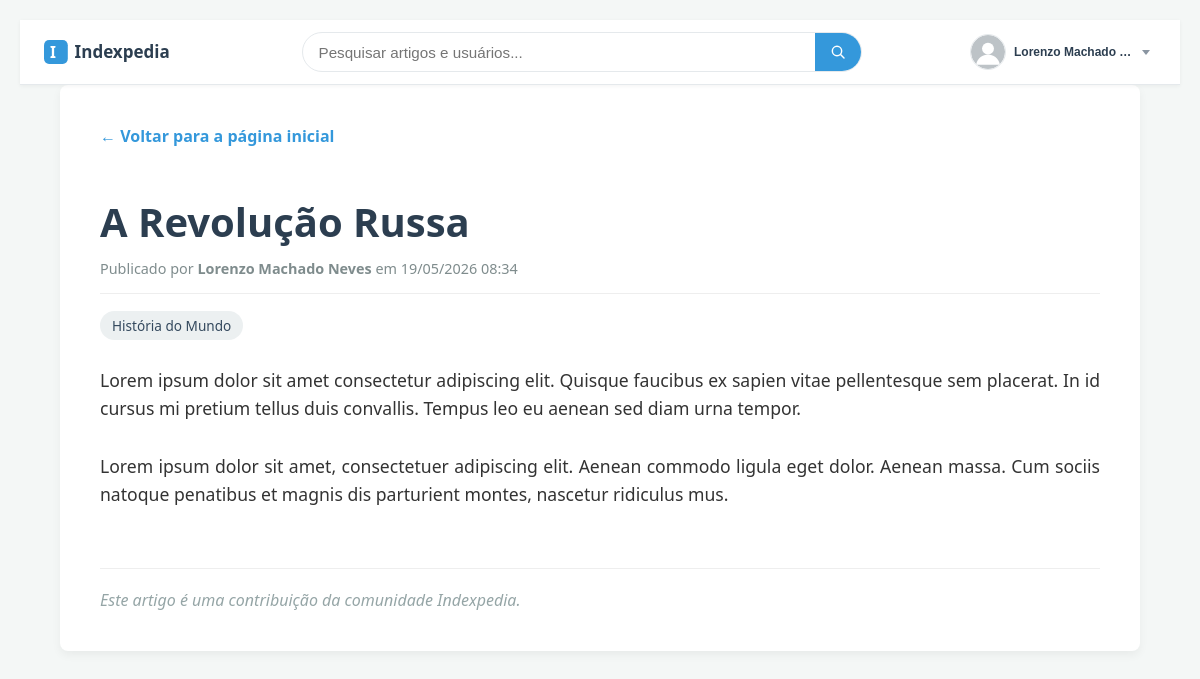
Page /assets/pages/artigo.php?id=1 (signed in) on the committed database.
### tables this page shows
CREATE TABLE `usuario` (
  `usuario_id` int(11) NOT NULL,
  `usuario_nome_fixo` varchar(50) NOT NULL,
  `usuario_nome_exibicao` varchar(255) DEFAULT `usuario_nome_fixo`,
  `usuario_email` varchar(254) NOT NULL,
  `usuario_senha` varchar(255) NOT NULL,
  `usuario_codigo_verificacao` varchar(32) DEFAULT NULL,
  `usuario_verificado` tinyint(1) NOT NULL DEFAULT 0,
  `usuario_nivel` enum('admin','curador','usuário') NOT NULL DEFAULT 'usuário',
  `usuario_foto_perfil` varchar(255) DEFAULT NULL,
  `usuario_data_criacao` datetime DEFAULT current_timestamp(),
  `usuario_data_modificacao` TIMESTAMP DEFAULT CURRENT_TIMESTAMP ON UPDATE CURRENT_TIMESTAMP,
  `usuario_ativo` tinyint(1) NOT NULL DEFAULT 1
);

CREATE TABLE `artigo` (
  `artigo_id` int(11) NOT NULL,
  `artigo_titulo` varchar(200) NOT NULL,
  `artigo_breve_descricao` varchar(300) NOT NULL,
  `artigo_data_criacao` datetime DEFAULT current_timestamp(),
  `artigo_status` enum('pendente','em análise','aprovado','rejeitado') NOT NULL DEFAULT 'pendente',
  `artigo_autor` int(11) NOT NULL
);

CREATE TABLE `artigobloco` (
  `bloco_id` int(11) NOT NULL,
  `artigo_id` int(11) NOT NULL,
  `bloco_versao_id` int(11) NOT NULL,
  `bloco_tipo` enum('texto','imagem') NOT NULL DEFAULT 'texto',
  `bloco_conteudo` text NOT NULL,
  `bloco_ordem_atual` int(11) NOT NULL,
  `bloco_tamanho` varchar(10) NOT NULL DEFAULT 'w-100'
);

### actions/models/Usuario.php (called while the page is built, shortened)
<?php
    class Usuario {
        private $pdo;
        public function __construct($pdo) {
            $this->pdo = $pdo;
        }
        public function pegarPorID($usuarioID) {
            $stmt = $this->pdo->prepare("SELECT usuario_id, usuario_nome_fixo, usuario_nome_exibicao, usuario_email, usuario_verificado, usuario_foto_perfil, usuario_nivel FROM usuario WHERE usuario_id = ?");
            $stmt->execute([$usuarioID]);
            return $stmt->fetch();
        }
    }
?>

### assets/pages/artigo.php (the view, shortened to what this page needs)
<?php
require_once __DIR__ . '/../includes/conexao_banco.php';
$artigo_id = $_GET['id'] ?? 0;
$stmtArtigo = $pdo->prepare("
    SELECT a.*, u.usuario_nome_exibicao
    FROM artigo a
    JOIN usuario u ON a.artigo_autor = u.usuario_id
    WHERE a.artigo_id = ? AND a.artigo_status = 'aprovado'
");
$stmtArtigo->execute([$artigo_id]);
$artigo = $stmtArtigo->fetch(PDO::FETCH_ASSOC);
$stmtVersao = $pdo->prepare("SELECT versao_id FROM versoes WHERE artigo_id = ? ORDER BY numero_versao DESC LIMIT 1");
$stmtVersao->execute([$artigo_id]);
$versao = $stmtVersao->fetch(PDO::FETCH_ASSOC);
$blocos = [];
if ($versao) {
    $stmtBlocos = $pdo->prepare("
        SELECT * FROM artigobloco
        WHERE artigo_id = ? AND bloco_versao_id = ?
        ORDER BY bloco_ordem_atual ASC
    ");
    $stmtBlocos->execute([$artigo_id, $versao['versao_id']]);
    $blocos = $stmtBlocos->fetchAll(PDO::FETCH_ASSOC);
}
$stmtCat = $pdo->prepare("
    SELECT c.categoria_nome
    FROM artigocategorias ac
    JOIN categoriaartigos c ON ac.categoria_id = c.categoria_id
    WHERE ac.artigo_id = ?
");
$stmtCat->execute([$artigo_id]);
$categorias = $stmtCat->fetchAll(PDO::FETCH_COLUMN);
?>
<!DOCTYPE html>
<html lang="pt-br">
<head>
    <link rel="stylesheet" href="../css/style.css">
    <link rel="stylesheet" href="../css/artigo_style.css">
</head>
<body>
    <?php require_once __DIR__ . '/../includes/navbar.php'; ?>
    <div class="container">
        <a href="index.php" class="back-link">← Voltar para a página inicial</a>
        <h1><?= htmlspecialchars($artigo['artigo_titulo']) ?></h1>
        <div class="artigo-meta">
            Publicado por <strong><?= htmlspecialchars($artigo['usuario_nome_exibicao']) ?></strong> em
            <?= date('d/m/Y H:i', strtotime($artigo['artigo_data_criacao'])) ?>
        </div>
        <?php if (!empty($categorias)): ?>
            <div class="categorias-tags">
                <?php foreach ($categorias as $cat): ?>
                    <span class="tag"><?= htmlspecialchars($cat) ?></span>
                <?php endforeach; ?>
            </div>
        <?php endif; ?>
        <div class="artigo-conteudo">
            <?php foreach ($blocos as $bloco): ?>
                <div class="bloco <?= $bloco['bloco_tamanho'] ?> bloco-<?= $bloco['bloco_tipo'] ?>">
                    <?php if ($bloco['bloco_tipo'] === 'texto'): ?>
                        <?= nl2br(htmlspecialchars($bloco['bloco_conteudo'])) ?>
                    <?php endif; ?>
                </div>
            <?php endforeach; ?>
        </div>
        <div class="footer-meta">
            Este artigo é uma contribuição da comunidade Indexpedia.
        </div>
    </div>
</body>
</html>

### assets/includes/navbar.php (shortened to what this page needs)
<?php
require_once __DIR__ . '/conexao_banco.php';
require_once __DIR__ . '/../../actions/models/Usuario.php';
$navBaseAssets = $navBaseAssets ?? '../';
$navBaseRoot   = $navBaseRoot ?? '../../';
$usuarioLogado = null;
if (isset($_SESSION['usuario_id'])) {
    $usuarioModel  = new Usuario($pdo);
    $usuarioLogado = $usuarioModel->pegarPorID($_SESSION['usuario_id']);
}
$nomeExibicao = $usuarioLogado['usuario_nome_exibicao']
    ?? $usuarioLogado['usuario_nome_fixo']
    ?? '';
$fotoPerfil = (!empty($usuarioLogado['usuario_foto_perfil']))
    ? $navBaseRoot . 'uploads/perfil-imagens/' . $usuarioLogado['usuario_foto_perfil']
    : $navBaseAssets . 'img/default-avatar.svg';
?>
<link rel="stylesheet" href="<?= htmlspecialchars($navBaseAssets) ?>css/navbar_style.css">
<nav class="indexpedia-navbar">
    <a href="index.php" class="navbar-logo">
        <img src="<?= htmlspecialchars($navBaseAssets) ?>img/logo.svg" alt="Indexpedia">
    </a>
    <div class="navbar-search">
        <form class="navbar-search-form" id="navbar-search-form">
            <input
                type="text"
                id="navbar-search-input"
                class="navbar-search-input"
                name="q"
                placeholder="Pesquisar artigos e usuários..."
                autocomplete="off"
            >
            <button type="submit" class="navbar-search-btn" id="navbar-search-btn" aria-label="Pesquisar">
                <img src="<?= htmlspecialchars($navBaseAssets) ?>img/icons/lupa.svg" alt="">
            </button>
        </form>
    </div>
    <?php if ($usuarioLogado): ?>
        <div class="navbar-perfil" id="navbar-perfil">
            <button
                type="button"
                class="navbar-perfil-btn"
                id="navbar-perfil-btn"
                aria-haspopup="true"
                aria-expanded="false"
            >
                <img src="<?= htmlspecialchars($fotoPerfil) ?>" alt="Foto de perfil" class="avatar">
                <span class="navbar-perfil-nome"><?= htmlspecialchars($nomeExibicao) ?></span>
                <span class="navbar-perfil-seta"></span>
            </button>
        </div>
    <?php else: ?>
        <a href="autenticacao.php" class="navbar-btn-login">Entrar</a>
    <?php endif; ?>
</nav>

### assets/css/artigo_style.css (style rules this page uses)
:root { --primary-color: #2c3e50; --accent-color: #3498db; --bg-color: #f4f7f6; --text-color: #333; --border-color: #ddd; }
body { font-family: 'Segoe UI', Tahoma, Geneva, Verdana, sans-serif; background-color: var(--bg-color); margin: 0; padding: 20px; color: var(--text-color); }
.container { max-width: 1000px; margin: 0 auto; background: #fff; padding: 40px; border-radius: 8px; box-shadow: 0 4px 10px rgba(0,0,0,0.05); }
.back-link { display: inline-block; margin-bottom: 20px; color: var(--accent-color); text-decoration: none; font-weight: bold; }
h1 { color: var(--primary-color); font-size: 2.5em; margin-bottom: 10px; }
.artigo-meta { font-size: 0.9em; color: #7f8c8d; margin-bottom: 20px; border-bottom: 1px solid #eee; padding-bottom: 15px; }
.categorias-tags { margin-bottom: 30px; }
.tag { background: #ecf0f1; padding: 5px 12px; border-radius: 20px; font-size: 0.85em; margin-right: 8px; color: #34495e; }
.artigo-conteudo { display: flex; flex-wrap: wrap; gap: 20px; align-items: flex-start; }
.bloco { box-sizing: border-box; margin-bottom: 10px; }
.bloco-texto { line-height: 1.6; font-size: 1.1em; text-align: justify; }
.w-100 { width: 100%; }
.footer-meta { margin-top: 50px; padding-top: 20px; border-top: 1px solid #eee; font-style: italic; color: #95a5a6; }

### assets/css/navbar_style.css (style rules this page uses)
:root { --nav-primary: #2c3e50; --nav-accent: #3498db; --nav-accent-hover: #2b81b7; --nav-bg: #ffffff; --nav-border: #e5e9ec; --nav-text: #2c3e50; --nav-muted: #8a95a1; }
.indexpedia-navbar * { box-sizing: border-box; }
.indexpedia-navbar { position: sticky; top: 0; z-index: 1000; display: flex; align-items: center; justify-content: space-between; gap: 20px; height: 64px; padding: 0 24px; background-color: var(--nav-bg); border-bottom: 1px solid var(--nav-border); box-shadow: 0 1px 4px rgba(0, 0, 0, 0.05); font-family: 'Segoe UI', Tahoma, Geneva, Verdana, sans-serif; }
.navbar-logo { display: flex; align-items: center; flex-shrink: 0; }
.navbar-logo img { height: 34px; width: auto; display: block; }
.navbar-search { position: relative; flex: 1 1 auto; max-width: 560px; margin: 0 auto; }
.navbar-search-form { display: flex; align-items: stretch; width: 100%; height: 40px; border: 1px solid var(--nav-border); border-radius: 20px; overflow: hidden; transition: box-shadow 0.15s ease, border-color 0.15s ease; }
.navbar-search-input { flex: 1; border: none; outline: none; padding: 0 16px; font-size: 0.95em; color: var(--nav-text); background: transparent; }
.navbar-search-btn { display: flex; align-items: center; justify-content: center; width: 46px; border: none; background-color: var(--nav-accent); cursor: pointer; transition: background-color 0.15s ease; }
.navbar-search-btn img { width: 16px; height: 16px; }
.navbar-perfil { position: relative; flex-shrink: 0; }
.navbar-perfil-btn { display: flex; align-items: center; gap: 8px; background: none; border: none; cursor: pointer; padding: 4px 6px 4px 4px; border-radius: 24px; transition: background-color 0.15s ease; }
.navbar-perfil-btn img.avatar { width: 36px; height: 36px; border-radius: 50%; object-fit: cover; border: 1px solid var(--nav-border); }
.navbar-perfil-nome { font-size: 0.9em; font-weight: 600; color: var(--nav-text); max-width: 120px; white-space: nowrap; overflow: hidden; text-overflow: ellipsis; }
.navbar-perfil-seta { width: 0; height: 0; border-left: 4px solid transparent; border-right: 4px solid transparent; border-top: 5px solid var(--nav-muted); transition: transform 0.15s ease; }

### rows in the picture
usuario: usuario_nome_exibicao "Lorenzo Machado…"
artigo: artigo_titulo "A Revolução Russa", artigo_autor.usuario_nome_exibicao "Lorenzo Machado Neves", artigo_data_criacao "19/05/2026 08:34"
artigobloco: bloco_conteudo "Lorem ipsum dolor sit amet consectetur adipiscing elit. Quisque faucibus ex sapien vitae pellentesque sem placerat. In id cursus mi pretium tellus duis convallis. Tempus leo eu aenean sed diam urna tempor."
artigobloco: bloco_conteudo "Lorem ipsum dolor sit amet, consectetuer adipiscing elit. Aenean commodo ligula eget dolor. Aenean massa. Cum sociis natoque penatibus et magnis dis parturient montes, nascetur ridiculus mus."

### other values in the picture
$cat "História do Mundo"
